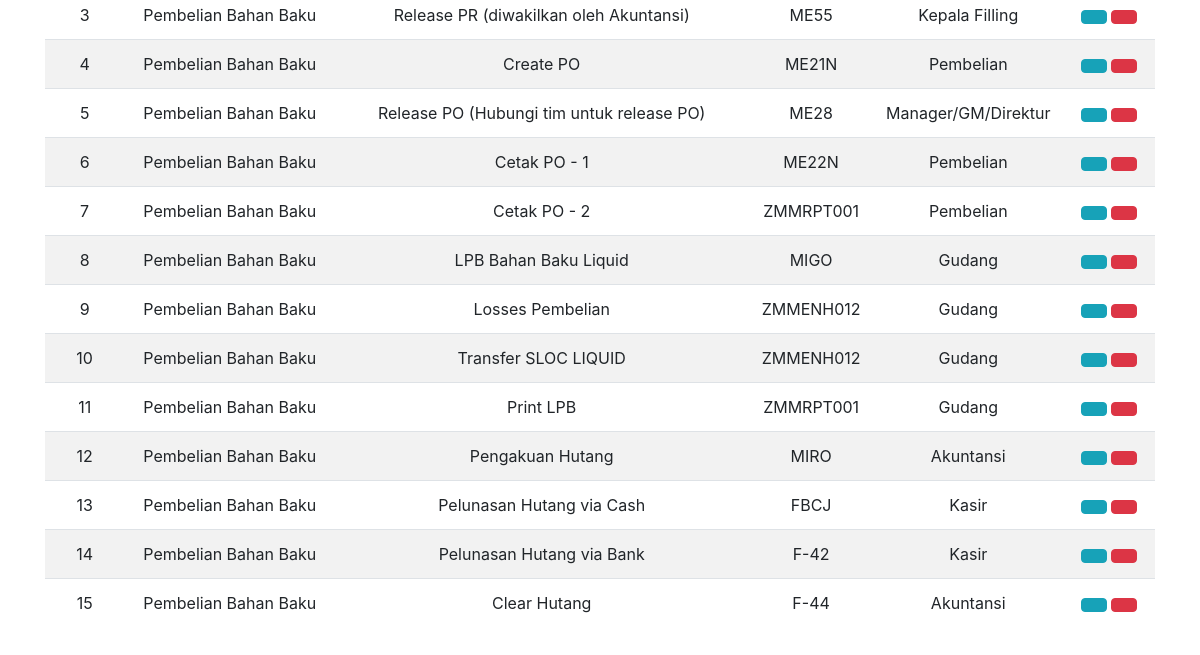
The app's page /module/home/m-uat-step.php (signed in, lower part), older data.
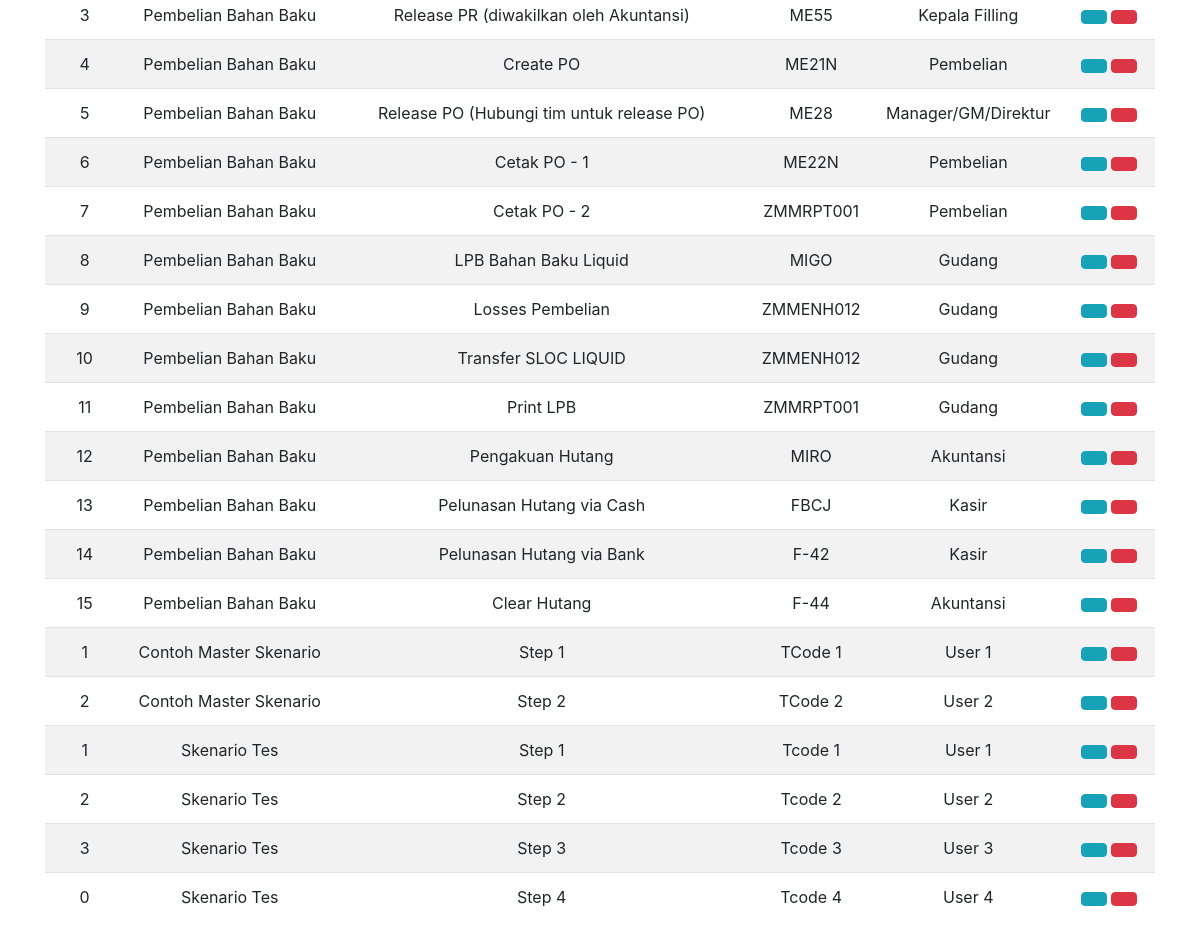
The same page, newer data.
### tables this page shows
CREATE TABLE `m_uat_scn` (
  `uat_id` int(10) NOT NULL,
  `uat_modul` varchar(255) NOT NULL,
  `uat_scn` varchar(255) NOT NULL,
  `uat_desc` varchar(255) NOT NULL,
  `chg_by` varchar(255) DEFAULT NULL,
  `chg_date` datetime DEFAULT NULL
);

CREATE TABLE `m_uat_step` (
  `id_step` int(11) NOT NULL,
  `uat_scn` varchar(255) NOT NULL,
  `no_step` int(11) NOT NULL,
  `bp_step` varchar(255) NOT NULL,
  `tcode_step` varchar(255) NOT NULL,
  `modul_step` varchar(255) NOT NULL,
  `user_step` varchar(255) NOT NULL,
  `chg_by` varchar(255) DEFAULT NULL,
  `chg_date` datetime DEFAULT NULL
);

### module/home/m-uat-step.php (the view, shortened to what this page needs)
<!DOCTYPE html>
<?php
	$root = "../../";
?>
 <html lang="en-US">
<head>
<link href="<?php echo $root; ?>assets/css/bootstrap.min.css" rel="stylesheet">
<link href="<?php echo $root; ?>assets/datatables/media/css/jquery.dataTables.min.css" rel="stylesheet">
<link href="<?php echo $root; ?>assets/bs-select/css/bootstrap-select.min.css" rel="stylesheet">
<body>
	<br>
	<div class="container container-fluid">
		<table id="tableStep" class="table table-hover text-center table-striped compact cell-border">
			<tbody>
			<?php
				$con = mysqli_connect("localhost","root","","saptest");
				$query = "SELECT * FROM m_uat_scn c JOIN m_uat_step t WHERE c.uat_scn = t.uat_scn";
				$result = mysqli_query($con,$query);
				while($row = mysqli_fetch_array($result,MYSQLI_ASSOC))
				{
					echo "<tr>";
						echo "<td style:'border=1px solid black'>".$row['no_step']."</td>";
						echo "<td style:'border=1px solid black'>".$row['uat_scn']."</td>";
						echo "<td style:'border=1px solid black'>".$row['bp_step']."</td>";
						echo "<td style:'border=1px solid black'>".$row['tcode_step']."</td>";
						echo "<td style:'border=1px solid black'>".$row['user_step']."</td>";
					if ($_SESSION['modul']=="ABAP" || $_SESSION['modul']=="BASIS")
						{
			?>
							<td><a type='button' class='btn btn-info btn-xs' data-toggle='modal' href="#modalEditStep<?php echo $row['id_step']; ?>"><span class='glyphicon glyphicon-pencil'></span></a>
							<a type='button' class='btn btn-danger btn-xs' data-toggle='modal' href="#modalDelStep<?php echo $row['id_step']; ?>"><span class='glyphicon glyphicon-trash'></span></a></td>
			<?php
						}
						else
						{
						}
					echo "</tr>";
				}
			?>
			</tbody>
		</table>
	</div><br /><br />
</body>

Row changes from the older to the newer data that the page shows:
now on this page (row edited): m_uat_scn: m_uat_step.no_step "1", m_uat_step.uat_scn "Contoh Master Skenario", m_uat_step.bp_step "Step 1", m_uat_step.tcode_step "TCode 1", m_uat_step.user_step "User 1", m_uat_step.no_step "2", m_uat_step.bp_step "Step 2", m_uat_step.tcode_step "TCode 2", m_uat_step.user_step "User 2"
now on this page (row edited): m_uat_scn: m_uat_step.no_step "1", m_uat_step.uat_scn "Skenario Tes", m_uat_step.bp_step "Step 1", m_uat_step.tcode_step "Tcode 1", m_uat_step.user_step "User 1", m_uat_step.no_step "2", m_uat_step.bp_step "Step 2", m_uat_step.tcode_step "Tcode 2", m_uat_step.user_step "User 2", m_uat_step.no_step "3", m_uat_step.bp_step "Step 3", m_uat_step.tcode_step "Tcode 3", m_uat_step.user_step "User 3", m_uat_step.no_step "0", m_uat_step.bp_step "Step 4", m_uat_step.tcode_step "Tcode 4", m_uat_step.user_step "User 4"
